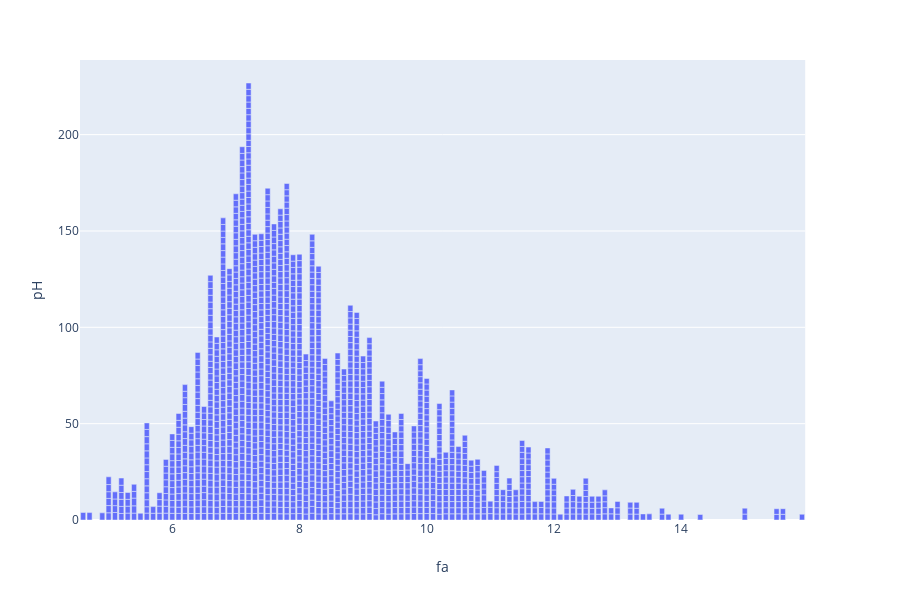

Here is the notebook cell this chart was saved with:
### Code cell
fig = px.bar(df, x='fa', y='pH')
fig.show()

### Figure 1 — Plotly figure (JSON) as saved in the notebook; plotly's stock layout.template omitted (floating-point values rounded to 4 significant figures; data arrays with more than 128 entries replaced by an {"elided": "..."} marker saying what was removed)
{"data": [{"alignmentgroup": "True", "hoverlabel": {"namelength": 0}, "hovertemplate": "fa=%{x}<br>pH=%{y}", "legendgroup": "", "marker": {"color": "#636efa"}, "name": "", "offsetgroup": "", "orientation": "v", "showlegend": false, "textposition": "auto", "type": "bar", "x": {"elided": "1599 float values"}, "xaxis": "x", "y": {"elided": "1599 float values"}, "yaxis": "y"}], "layout": {"barmode": "relative", "height": 600, "legend": {"tracegroupgap": 0}, "margin": {"t": 60}, "xaxis": {"anchor": "y", "domain": [0, 0.98], "title": {"text": "fa"}}, "yaxis": {"anchor": "x", "domain": [0, 1], "title": {"text": "pH"}}}}
